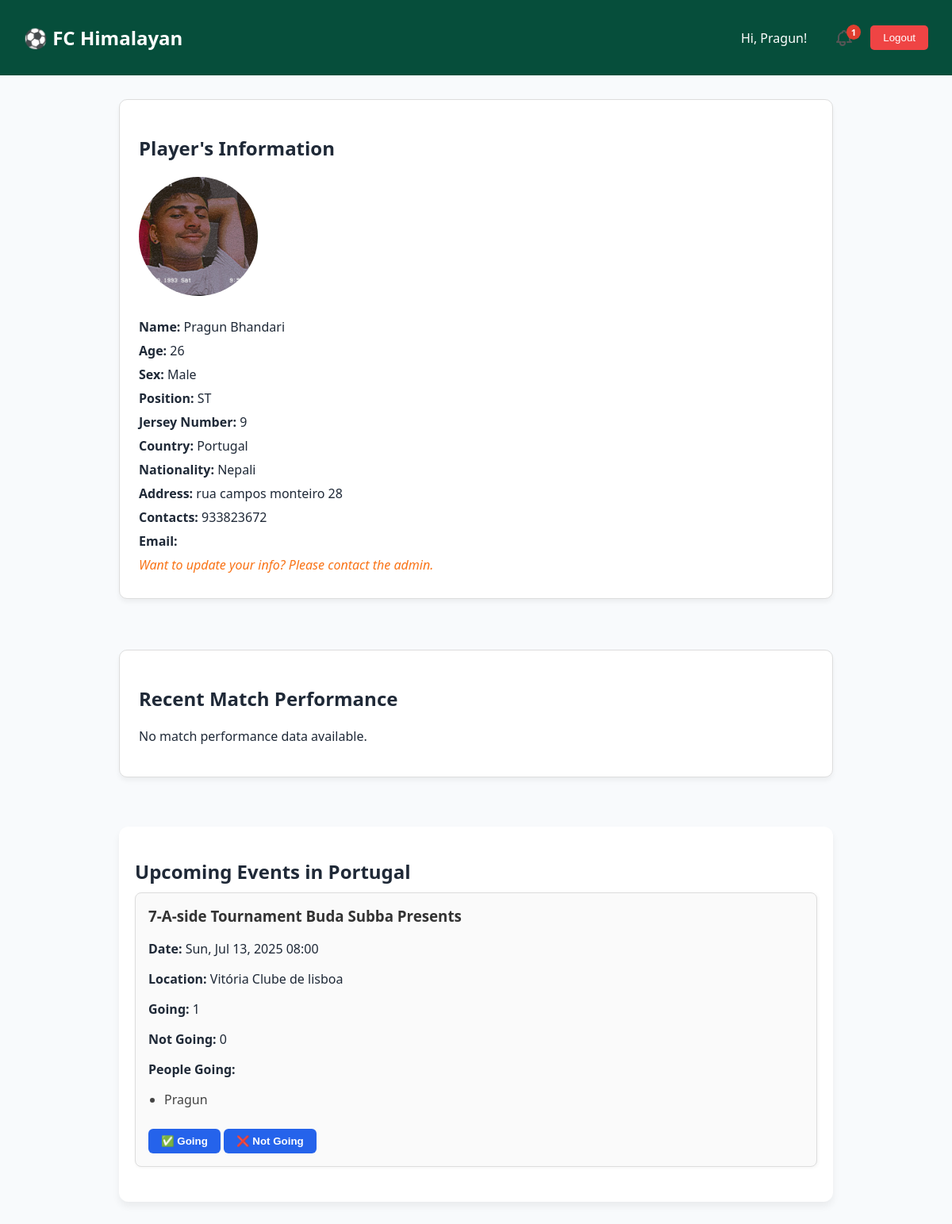
/profile/ (signed in), run on an earlier commit of the app's database.
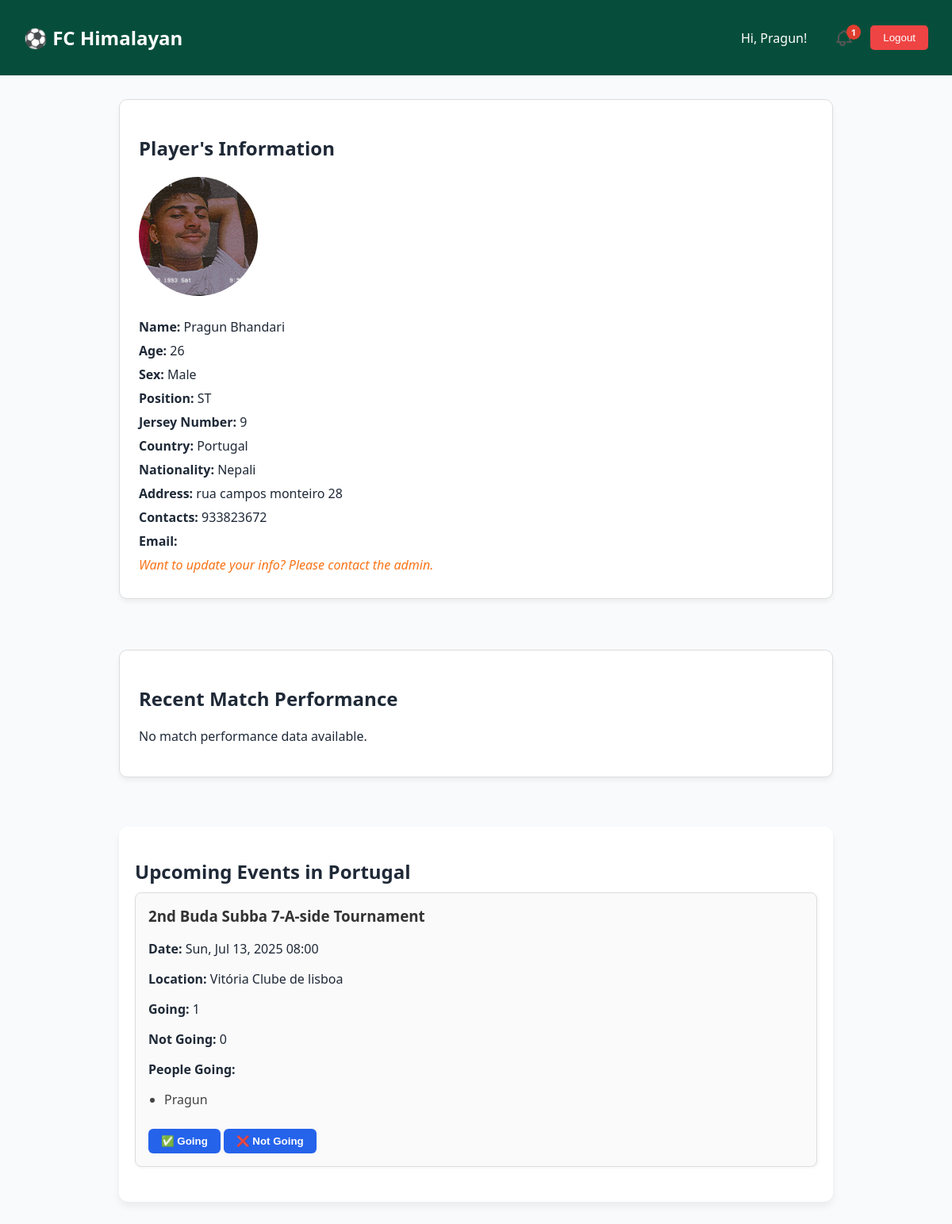
And on a later commit of the database.
### myapp/models.py (models this page shows, shortened)
class CountryEvent(models.Model):
    uuid = models.UUIDField(primary_key=True, default=uuid.uuid4, editable=False)  # primary key
    COUNTRY_CHOICES = [
        ('Denmark', 'Denmark'),
        ('Portugal', 'Portugal'),
    ]
    country = models.CharField(max_length=100, choices=COUNTRY_CHOICES)
    event_name = models.CharField(max_length=200)
    date = models.DateTimeField()
    address = models.CharField(max_length=300)  # Physical address for the map

### myapp/views.py (the view)
# urls.py: path('profile/', user_profile, name='user_profile'),
@login_required
def user_profile(request):
    user = request.user
    try:
        player = user.player
        user_country = player.country
    except Player.DoesNotExist:
        player = None
        user_country = None
    if player:
        match_stats = MatchPerformance.objects.filter(player=player).order_by('-match_date')[:10]
    else:
        match_stats = []
    if user_country:
        user_events = CountryEvent.objects.filter(country=user_country).order_by('date')
    else:
        user_events = []
    rsvps = EventRSVP.objects.filter(event__in=user_events)
    event_data = []
    for event in user_events:
        rsvps_for_event = rsvps.filter(event=event)
        going_count = rsvps_for_event.filter(status='Going').count()
        not_going_count = rsvps_for_event.filter(status='Not Going').count()
        going_users = [
            rsvp.user.get_full_name() or rsvp.user.username
            for rsvp in rsvps_for_event.filter(status='Going')
        ]
        try:
            user_rsvp = rsvps_for_event.get(user=user)
        except (ValueError, EventRSVP.DoesNotExist):
            user_rsvp = None
        event_data.append({
            'event': event,
            'going_count': going_count,
            'not_going_count': not_going_count,
            'going_users': going_users,
            'user_rsvp': user_rsvp,
        })
    context = {
        'event_data': event_data,
        'user_country': user_country,
        'player': player,
        'match_stats': match_stats,  # Add this here
    }
    return render(request, 'users.html', context)

### myapp/urls.py (called while the page is built)
    def to_url(self, value):
        return str(value)

### templates/users.html (shortened to what the changed rows need)
{% load static %}
<!DOCTYPE html>
<html lang="en">
<head>
  <link rel="stylesheet" href="{% static 'css/users.css' %}">
</head>
<body>
  <header class="navbar">
    <div class="navbar-left">
      <h1 class="logo">⚽ FC Himalayan</h1>
    </div>
  </header>
  <main class="profile-container">
    <div class="profile-main">
      <section class="profile-box">
        <h2>Player's Information</h2>
      </section>
      <section class="stats-box">
        <h2>Recent Match Performance</h2>
      </section>
    </div>
    <section class="events-box">
      <h2>Upcoming Events in {{ player.country }}</h2>
      {% if event_data %}
        {% for data in event_data %}
          <div class="event-card">
            <h3>{{ data.event.event_name }}</h3>
            <p><strong>Date:</strong> {{ data.event.date|date:"D, M d, Y H:i" }}</p>
            <p><strong>Location:</strong> {{ data.event.address }}</p>
            <p><strong>Going:</strong> {{ data.going_count }}</p>
            <p><strong>Not Going:</strong> {{ data.not_going_count }}</p>
            <p><strong>People Going:</strong>
              {% if data.going_users %}
                <ul>
                  {% for name in data.going_users %}
                    <li>{{ name }}</li>
                  {% endfor %}
                </ul>
              {% else %}
                None yet.
              {% endif %}
            </p>
            <form method="post" action="{% url 'rsvp_event' data.event.uuid %}">
                <button type="submit" name="status" value="Going" class="rsvp-btn going-btn"
                  {% if data.user_rsvp and data.user_rsvp.status == 'Going' %} disabled {% endif %}>
                  ✅ Going
                </button>
                <button type="submit" name="status" value="Not Going" class="rsvp-btn not-going-btn"
                  {% if data.user_rsvp and data.user_rsvp.status == 'Not Going' %} disabled {% endif %}>
                  ❌ Not Going
                </button>
              </form>
          </div>
        {% endfor %}
      {% else %}
        <p>No upcoming events for your country.</p>
      {% endif %}
    </section>
  </main>
</body>
</html>

What changed in the data, as far as the page shows it:
changed CountryEvent "Vitória Clube de lisboa": event.event_name "7-A-side Tournament Buda Subba Presents" → "2nd Buda Subba 7-A-side Tournament"
